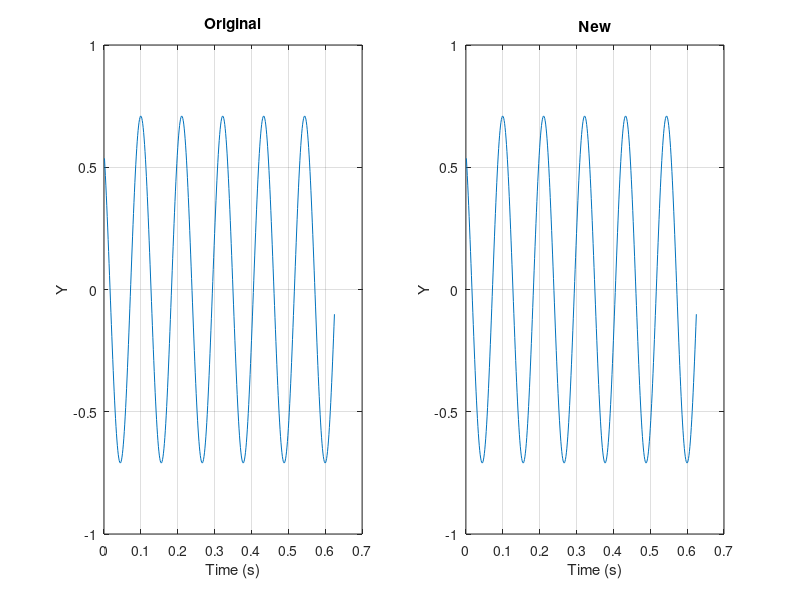

Write the MATLAB code that produced this figure.
%% Setup
%--- make a plot of sum of cosines
dt = 1/800;
XX = rand(1,3).*exp(2i*pi*rand(1,3)); %--Random amplitude and phases
freq = 9;
ccsum = zeros(1,500);

%% Original
for kx = 1:length(XX)
    for kt = 1:500
        t = kt*dt;
        Ak = abs(XX(kx));
        phik = angle(XX(kx));
        ccsum(kt) = ccsum(kt) + Ak*cos(2*pi*freq*t + phik);
        tt(kt) = t;
    end
end
subplot(121);
plot(tt,ccsum) %-- Plot the sum sinusoid
title('Original');
xlabel('Time (s)');
ylabel('Y');
grid on, zoom on, shg

%% New
tt = (1:500) .* dt;
A = abs(XX);
phi = angle(XX);
complexAmp = sum(A .* exp(j * phi));
ccsum = abs(complexAmp) .* cos(2 * pi * freq * tt + angle(complexAmp));

subplot(122);
plot(tt,ccsum) %-- Plot the sum sinusoid
title('New');
xlabel('Time (s)');
ylabel('Y');
grid on, zoom on, shg